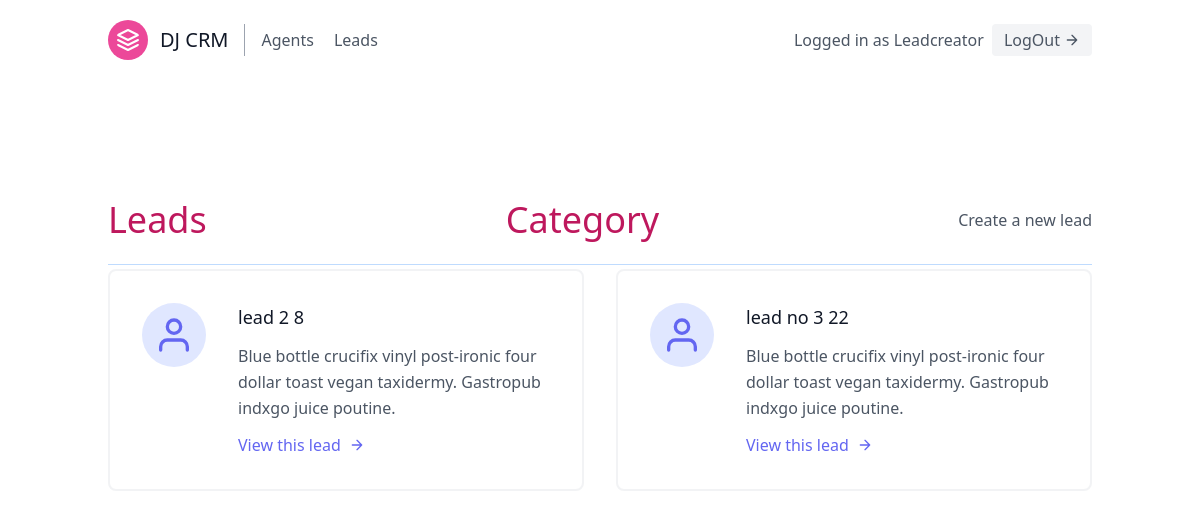
Screenshot of /leads/ (signed in) with the database file from the repository.
### leads/models.py (models this page shows, shortened)
class User(AbstractUser):
    is_organizer = models.BooleanField(default = True)
    is_agent = models.BooleanField(default = False)

class Lead(models.Model):
    first_name = models.CharField(max_length = 20)
    last_name = models.CharField(max_length=20)
    age = models.IntegerField(default= 0)
    organization = models.ForeignKey(UserProfile, null = True, on_delete = models.CASCADE)
    agent = models.ForeignKey("Agent", blank = True, null= True, on_delete=models.SET_NULL)
    category = models.ForeignKey("Category", related_name = "leads", blank = True, null= True,on_delete=models.SET_NULL)

### leads/views.py (the view)
# urls.py: path('', LeadListView.as_view(), name = 'lead-list'),
class LeadListView(LoginRequiredMixin,generic.ListView):
    template_name = "leads/lead-list.html"
    context_object_name = "leads"
    def get_queryset(self):
        user = self.request.user
        if user.is_organizer:
            queryset = Lead.objects.filter(organization = user.userprofile, agent__isnull = False)
        else:
            queryset = Lead.objects.filter(organization =user.agent.organization, agent__isnull = False)
            queryset = queryset.filter(agent__user = user)
        return queryset
    def get_context_data(self, **kwargs):
        context = super().get_context_data(**kwargs)
        user = self.request.user
        if user.is_organizer:
            queryset = Lead.objects.filter(organization = user.userprofile, agent__isnull = True)
            context.update({
                'unassigned_leads': queryset
            })
        return context

### leads/templates/leads/lead_list.html (shortened to what this page needs)
{% extends 'base.html' %}
{% block content %}
<section class="text-gray-600 body-font">
    <div class="container px-5 py-24 mx-auto flex flex-wrap">
        <div class = "w-full mb-1 py-6 flex justify-between items-center border-b border-blue-200">
            <div>
            <h1 class = "text-4xl text-pink-700"> Leads </h1>
            </div>
            <div>
              <h1 class = "text-4xl text-pink-700"><a href = {% url 'leads:categories' %} >Category </a></h1>
              </div>
            {% if request.user.is_organizer %}
            <div>
            <a class = "text-gray-600 hover:text-pink-500" href = "{% url 'leads:lead-create' %}"> Create a new lead </a>
            </div>
            {% endif %}
        </div>
    <div class="flex flex-wrap -m-4">
        {% for lead in leads %}
        <div class="p-4 lg:w-1/2 md:w-full">
          <div class="flex border-2 rounded-lg border-gray-200 border-opacity-50 p-8 sm:flex-row flex-col">
            <div class="w-16 h-16 sm:mr-8 sm:mb-0 mb-4 inline-flex items-center justify-center rounded-full bg-indigo-100 text-indigo-500 flex-shrink-0">
              <svg fill="none" stroke="currentColor" stroke-linecap="round" stroke-linejoin="round" stroke-width="2" class="w-10 h-10" viewBox="0 0 24 24">
                <path d="M20 21v-2a4 4 0 00-4-4H8a4 4 0 00-4 4v2"></path>
                <circle cx="12" cy="7" r="4"></circle>
              </svg>
            </div>
            <div class="flex-grow">
              <h2 class="text-gray-900 text-lg title-font font-medium mb-3">{{lead.first_name}}  {{lead.lastname}} {{lead.age}}</h2>
              <p class="leading-relaxed text-base">Blue bottle crucifix vinyl post-ironic four dollar toast vegan taxidermy. Gastropub indxgo juice poutine.</p>
              <a href = "{% url 'leads:lead-detail' lead.pk %}" class="mt-3 text-indigo-500 inline-flex items-center">View this lead
                <svg fill="none" stroke="currentColor" stroke-linecap="round" stroke-linejoin="round" stroke-width="2" class="w-4 h-4 ml-2" viewBox="0 0 24 24">
                  <path d="M5 12h14M12 5l7 7-7 7"></path>
                </svg>
              </a>
            </div>
          </div>
        </div>
        {% endfor %}
      </div>
    </div>
</div>
{% endblock content %}

### templates/navbar.html (shortened to what this page needs)
<header class="text-gray-600 body-font">
  <div class="container mx-auto flex flex-wrap p-5 flex-col md:flex-row items-center">
    <a class="flex title-font font-medium items-center text-gray-900 mb-4 md:mb-0">
      <svg xmlns="http://www.w3.org/2000/svg" fill="none" stroke="currentColor" stroke-linecap="round" stroke-linejoin="round" stroke-width="2" class="w-10 h-10 text-white p-2 bg-pink-500 rounded-full" viewBox="0 0 24 24">
        <path d="M12 2L2 7l10 5 10-5-10-5zM2 17l10 5 10-5M2 12l10 5 10-5"></path>
      </svg>
      <span class="ml-3 text-xl">DJ CRM</span>
    </a>
    {% if not request.user.is_authenticated %}
    <a href = "{% url 'signup' %}" class = "inline-flex items-center bg-gray-100 border-0 py-1 px-3 focus:outline-none hover:bg-gray-200 rounded text-base mt-4 md:mt-0">SignUp Here</a>
    {% else %}
    <nav class="md:mr-auto md:ml-4 md:py-1 md:pl-4 md:border-l md:border-gray-400	flex flex-wrap items-center text-base justify-center">
    {% if request.user.is_organizer %}
     <a  href = "{% url 'agents:agent-list' %}" class="mr-5 hover:text-gray-900">Agents</a>
    {% endif %}
        <a  href = "{% url 'leads:lead-list' %}" class="mr-5 hover:text-gray-900">Leads</a>
    </nav>
    {% endif %}
    {% if request.user.is_authenticated %}
     Logged in as {{request.user.username}}
    <a href = "{% url 'logout' %}" class="ml-2 inline-flex items-center bg-gray-100 border-0 py-1 px-3 focus:outline-none hover:bg-gray-200 rounded text-base mt-4 md:mt-0">LogOut
      <svg fill="none" stroke="currentColor" stroke-linecap="round" stroke-linejoin="round" stroke-width="2" class="w-4 h-4 ml-1" viewBox="0 0 24 24">
        <path d="M5 12h14M12 5l7 7-7 7"></path>
      </svg>
    </a>
    {% endif %}
  </div>
</header>

### rows the page displays
User: user.username "Leadcreator"
Lead: first_name "lead 2", age "8"
Lead: first_name "lead no 3", age "22"
